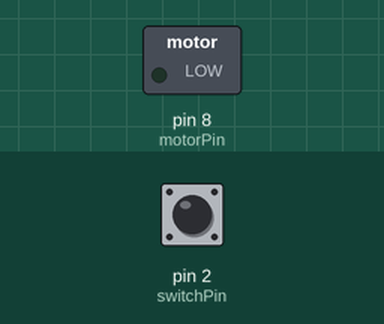
The program below on a simulated Arduino Uno, built with avr-gcc and run on an emulated ATmega328P. Shown: switched loads named in the program (green lamp = pin HIGH). The inputs (shaded band) are chosen by the test bench; at power-on: pin 2 (switchPin) LOW. What the program prints to the serial monitor is not drawn.

Above: at 1.2 s.
1.3 s: pin 2 (switchPin) pulled HIGH for 0.15 s
At 1.37 s:
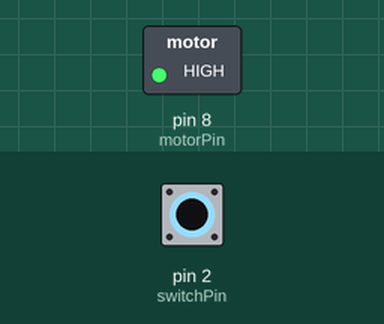
2.9 s: pin 2 (switchPin) pulled HIGH for 3.2 s
At 7.5 s:
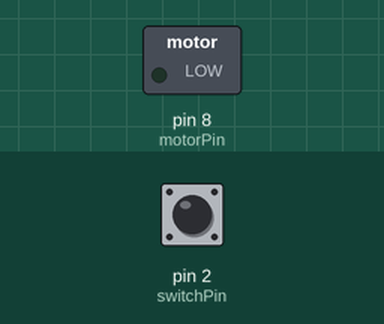
Timing chart, 0 to 9.0 s (numbered marks = the images above; inputs shaded):
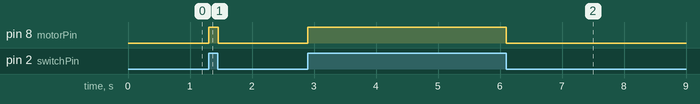

The program:

main.cpp
```cpp
#include <Arduino.h>

const int motorPin = 8;
const int switchPin = 2;

int switchState = 0;

void setup() {
  Serial.begin(115200);
  pinMode(motorPin, OUTPUT);
  pinMode(switchPin, INPUT);
}

void loop() {
  switchState = digitalRead(switchPin);

  Serial.print("SwitchState = ");
  Serial.println(switchState);

  if (switchState == HIGH)
  {
    digitalWrite(motorPin, HIGH);
  }
  else
  {
    digitalWrite(motorPin, LOW);
  }

}
```

Measured:
- after the input at 1.3 s, pin 8 (motorPin): LOW → HIGH at once, → LOW 0.15 s later
- after the input at 2.9 s, pin 8 (motorPin): LOW → HIGH at once, → LOW 3.2 s later
